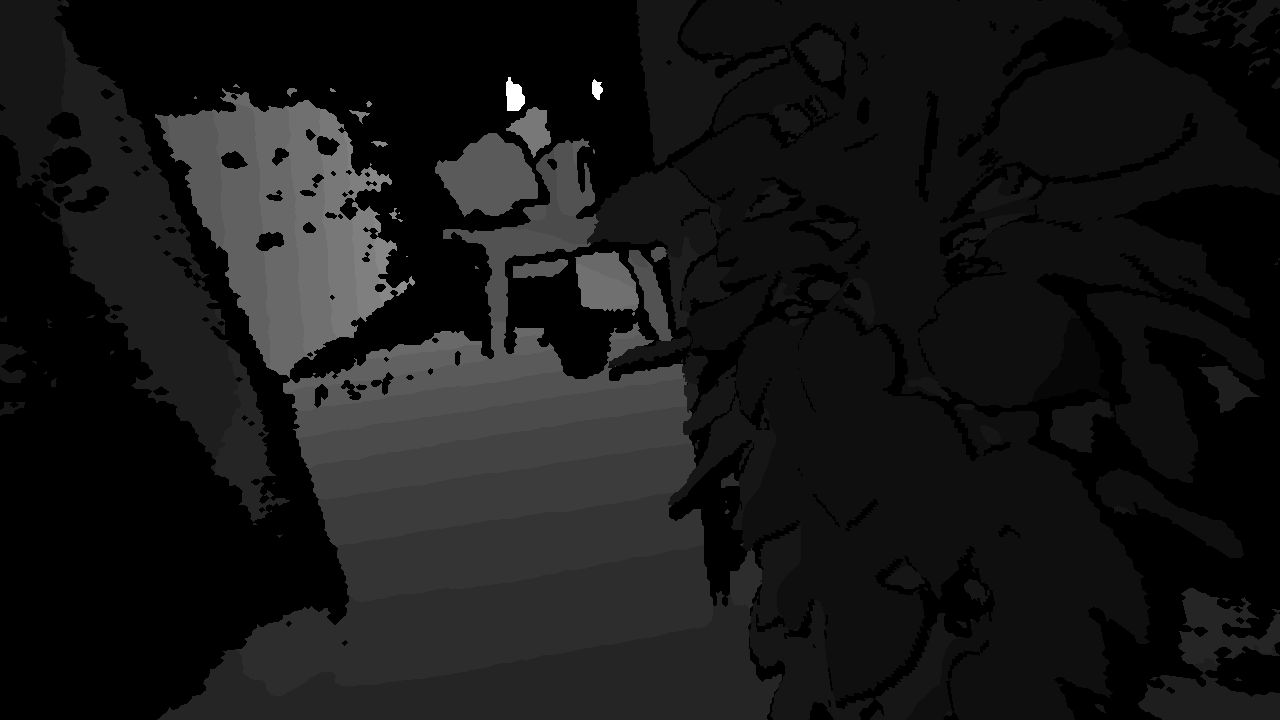
#> input picture data/1698815928.213450.png, 1280 x 720 px, found by its file name
$ python read_depth_image.py
#> lines starting #> are read from the running program, lines starting #| are printed output that depends on the picture
import cv2
import numpy as np

# 读取深度图像
image_path = '1698815928.213450.png'  # 替换为你的深度图像文件路径
image = cv2.imread(image_path, cv2.IMREAD_UNCHANGED)
#> image is the input picture: shape (720, 1280) uint16; min 0, max 8866, mean 873
print(image.shape)
#| (720, 1280)
print(image)
#> (printed output is left out)
# 计算缩放因子
scale_factor = 255.0 / 2635.0

# 应用缩放因子
scaled_data = (image * scale_factor).astype(np.uint8)
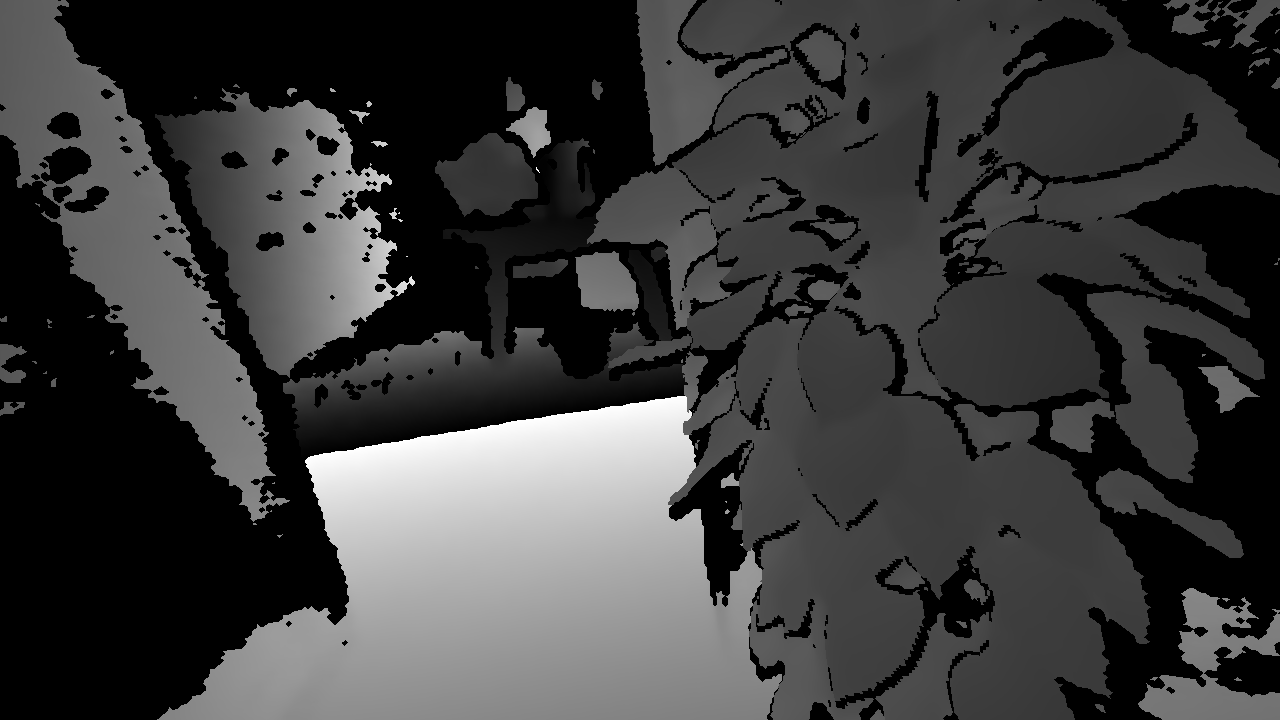
#> scaled_data: shape (720, 1280); min 0, max 255, mean 60.1

# 检查图像是否成功加载
if image is None:
    print(f"Error: Unable to load depth image at {image_path}")
else:
    # 显示深度图像
    cv2.imshow('Depth Image', scaled_data)

    # 等待按键事件，按任意键关闭窗口
    cv2.waitKey(0)
    cv2.destroyAllWindows()

$ run again, with data/1698815815.780094.png copied over data/1698815928.213450.png
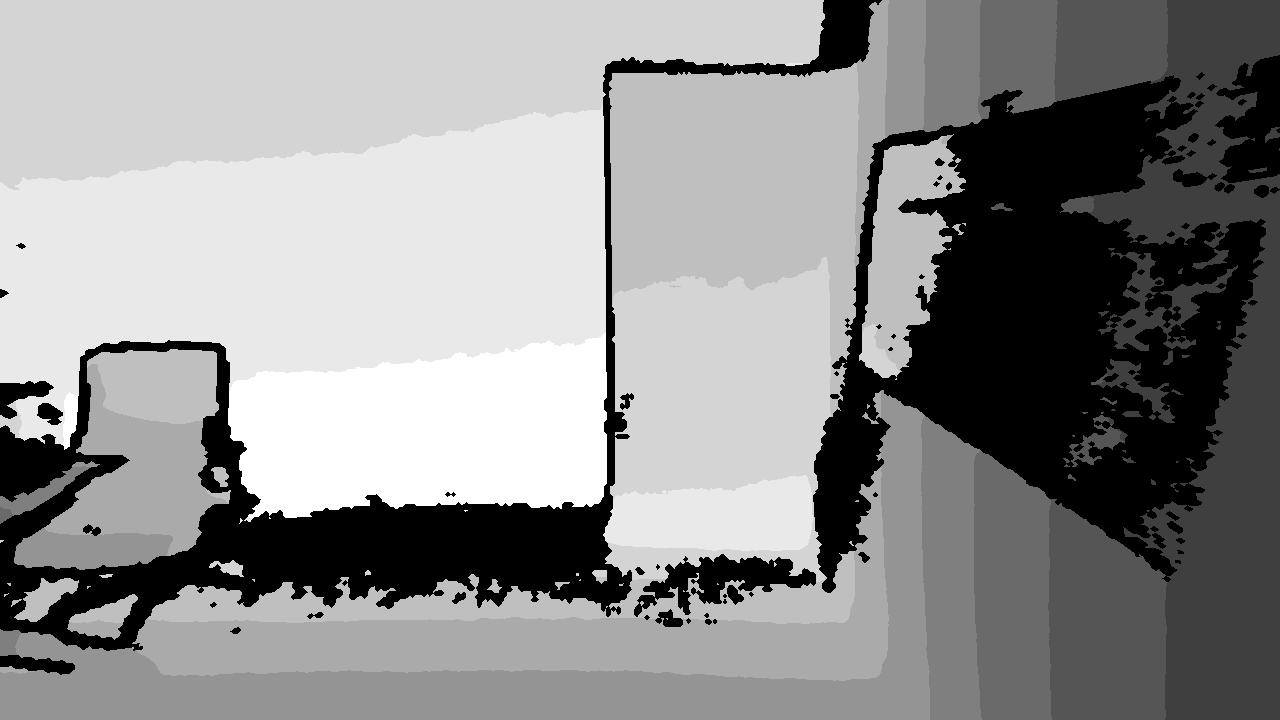
#> input picture data/1698815815.780094.png, 1280 x 720 px, found by its file name
#> image is the input picture: shape (720, 1280) uint16; min 0, max 3299, mean 1822
#| (720, 1280)
#> (printed output is left out)
#> `scaled_data = (image * scale_factor).astype(np.uint8)`:
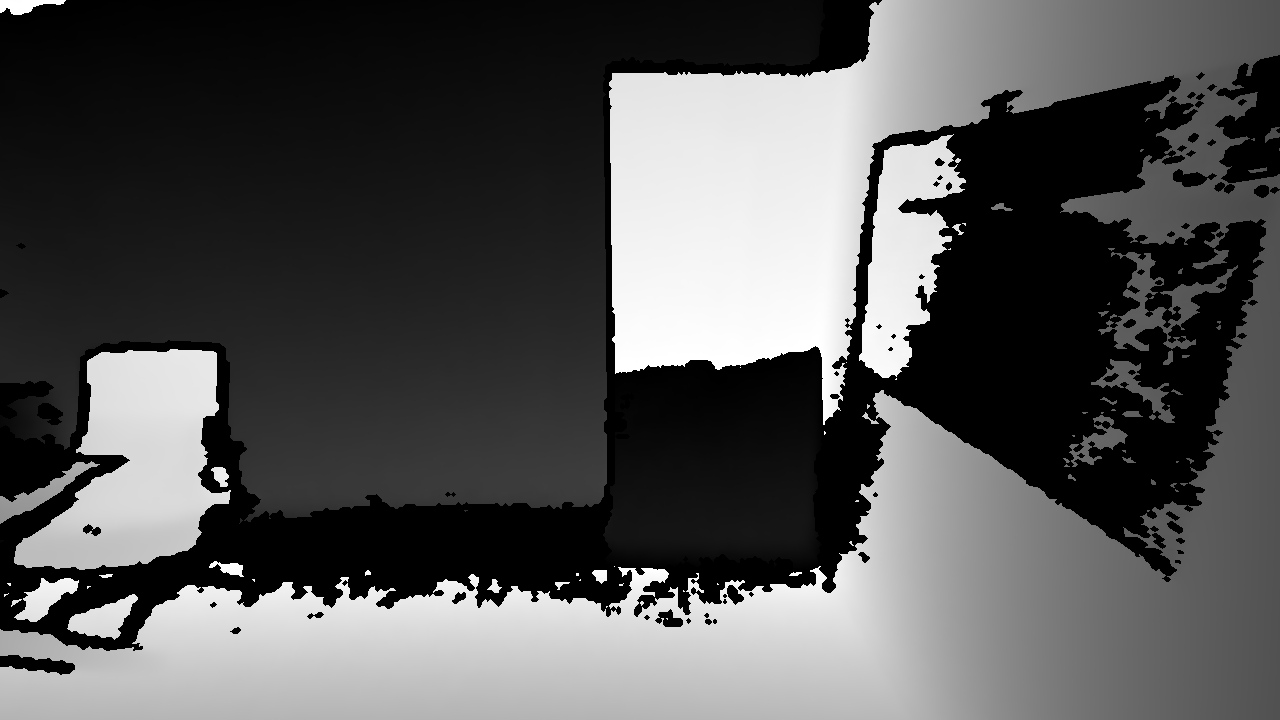
#> scaled_data: shape (720, 1280); min 0, max 255, mean 84.7

$ run again, with data/stu_0.png copied over data/1698815928.213450.png
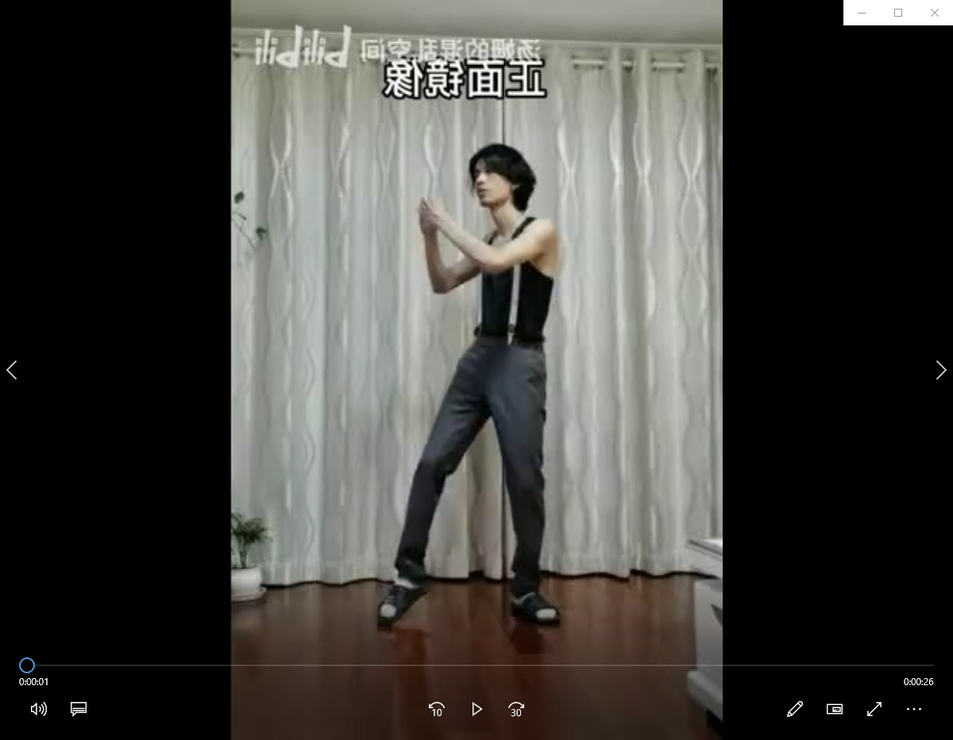
#> input picture data/stu_0.png, 953 x 740 px, shrunk from 1200 x 932 before the run, found by its file name
#> image is the input picture: shape (740, 953, 3); mean B, G, R 61.9, 65.7, 66.7
#| (740, 953, 3)
#> (printed output is left out)
#> `scaled_data = (image * scale_factor).astype(np.uint8)`:
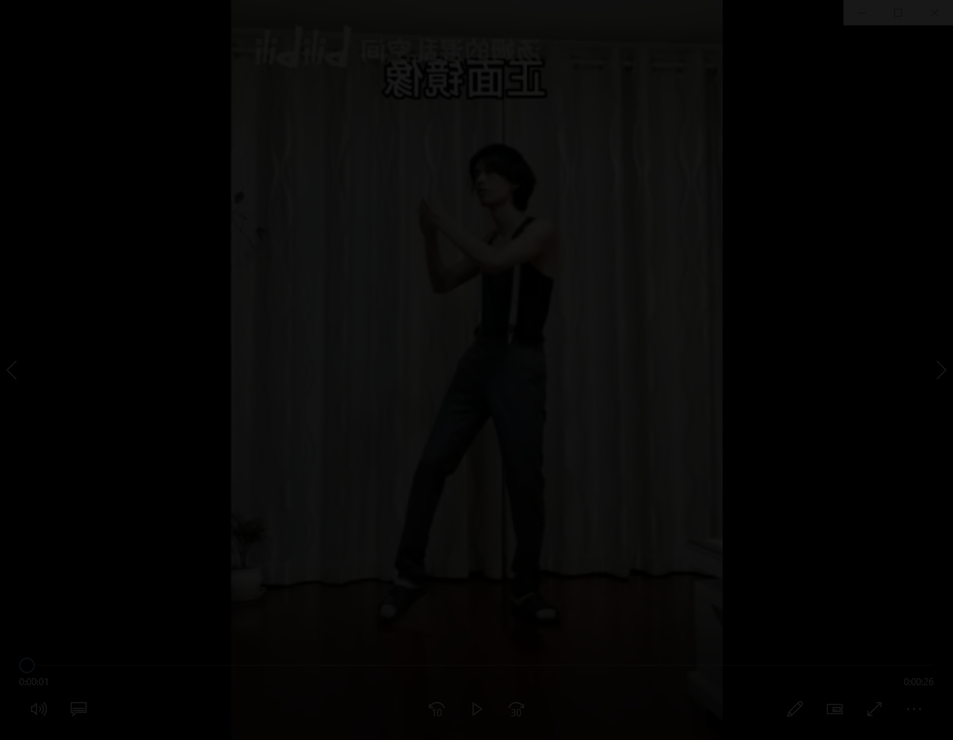
#> scaled_data: shape (740, 953, 3); mean B, G, R 5.7, 6.1, 6.2

$ run again, with data/stu_1.png copied over data/1698815928.213450.png
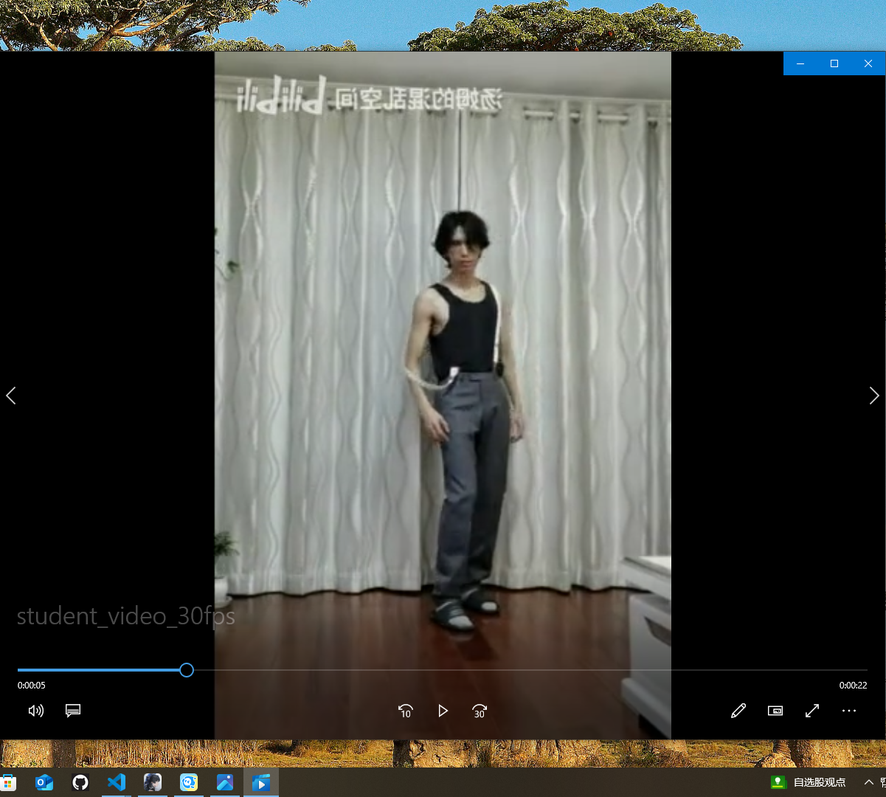
#> input picture data/stu_1.png, 886 x 797 px, shrunk from 1201 x 1080 before the run, found by its file name
#> image is the input picture: shape (797, 886, 4); mean B, G, R, A 67.4, 72, 71.1, 255
#| (797, 886, 4)
#> (printed output is left out)
#> `scaled_data = (image * scale_factor).astype(np.uint8)`:
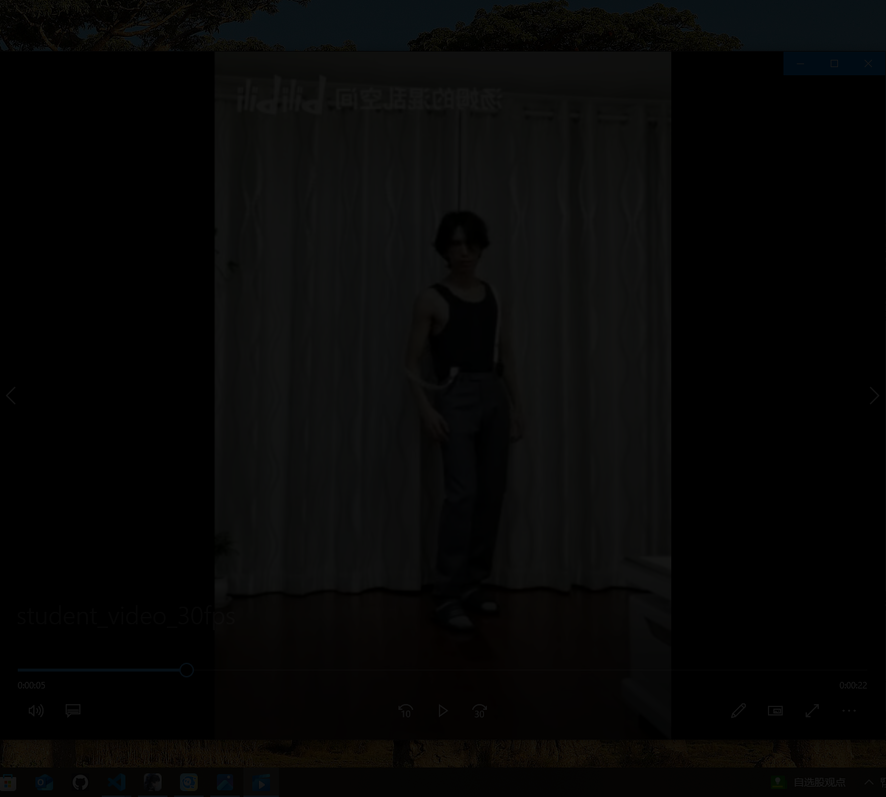
#> scaled_data: shape (797, 886, 4); mean B, G, R, A 6.2, 6.7, 6.6, 24
